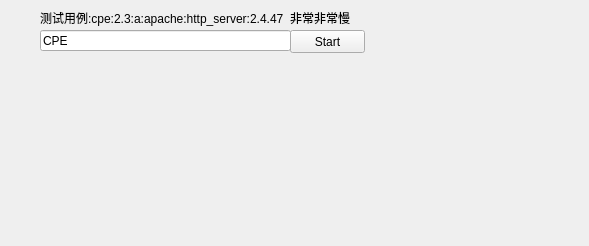
<?xml version="1.0" encoding="UTF-8"?>
<ui version="4.0">
 <class>Search_CVE_Through_CPE</class>
 <widget class="QWidget" name="Search_CVE_Through_CPE">
  <property name="geometry">
   <rect>
    <x>0</x>
    <y>0</y>
    <width>589</width>
    <height>246</height>
   </rect>
  </property>
  <property name="windowTitle">
   <string>Form</string>
  </property>
  <widget class="QLabel" name="label">
   <property name="geometry">
    <rect>
     <x>40</x>
     <y>10</y>
     <width>501</width>
     <height>16</height>
    </rect>
   </property>
   <property name="text">
    <string>测试用例:cpe:2.3:a:apache:http_server:2.4.47  非常非常慢</string>
   </property>
  </widget>
  <widget class="QLineEdit" name="lineEdit">
   <property name="geometry">
    <rect>
     <x>40</x>
     <y>30</y>
     <width>251</width>
     <height>21</height>
    </rect>
   </property>
   <property name="text">
    <string>CPE</string>
   </property>
  </widget>
  <widget class="QPushButton" name="pushButton">
   <property name="geometry">
    <rect>
     <x>290</x>
     <y>30</y>
     <width>75</width>
     <height>23</height>
    </rect>
   </property>
   <property name="text">
    <string>Start</string>
   </property>
  </widget>
 </widget>
 <resources/>
 <connections/>
</ui>
